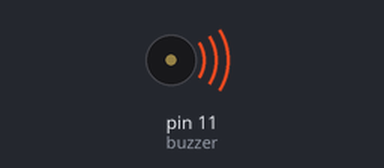
Simulated run of this sketch. Board: Arduino Uno, built with avr-gcc and run on an emulated ATmega328P. Parts: buzzer (waves = sounding). What the sketch prints to the serial monitor is not drawn.

Above: at 0.1 s.
Timing chart, 0 to 1.6 s (numbered marks = the images above):
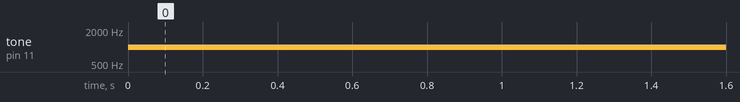

Measured:
- by itself, tone on pin 11 (buzzer): silent → 1000 Hz at 0.00 s

The sketch:

buzzer.ino
```cpp
const int buzzer=11;
float alt=0;
void setup() {
  pinMode(buzzer, OUTPUT);
  Serial.begin(9600);
}

void loop() {
  buzzerON();

}


void buzzerON(){
  if (alt<5){
    Serial.println("Turning buzzer ON for recovery");
    tone(buzzer, 1000);
    delay(500);
  }
  else{
    tone(buzzer, 0);
  }
}
```
